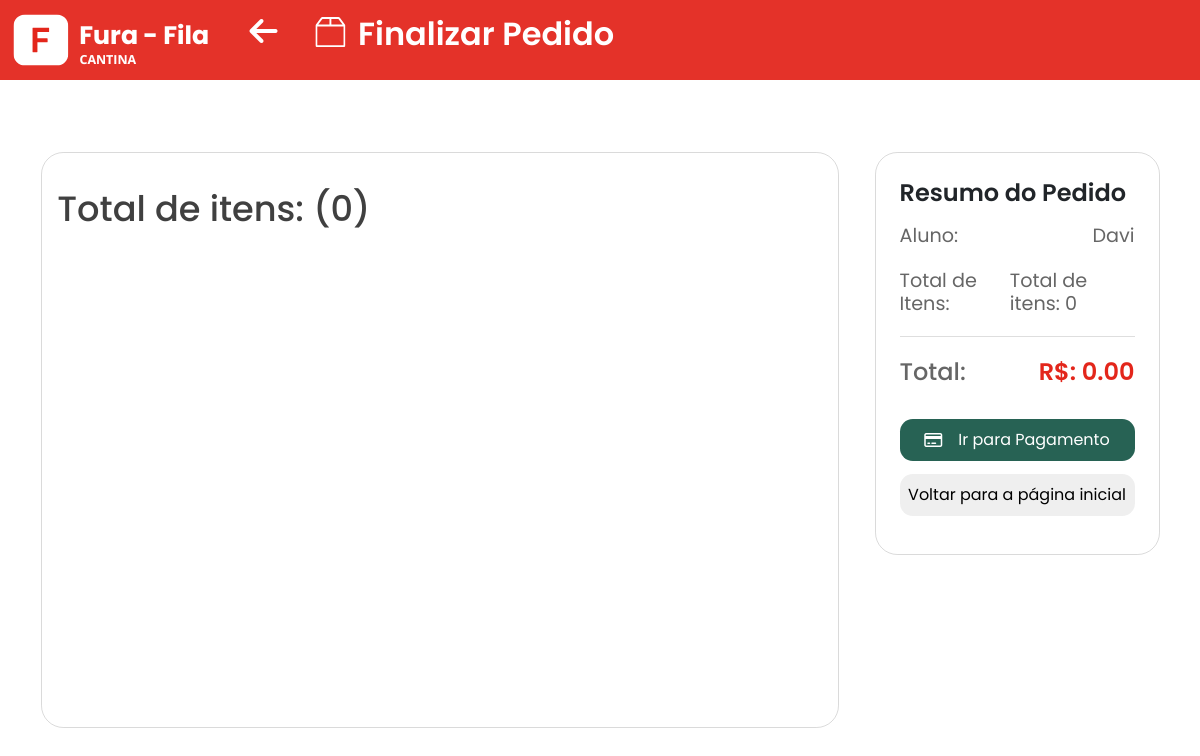
The page /subpages/finalizar_pedido_cliente.php (signed in) on the database as committed earlier.
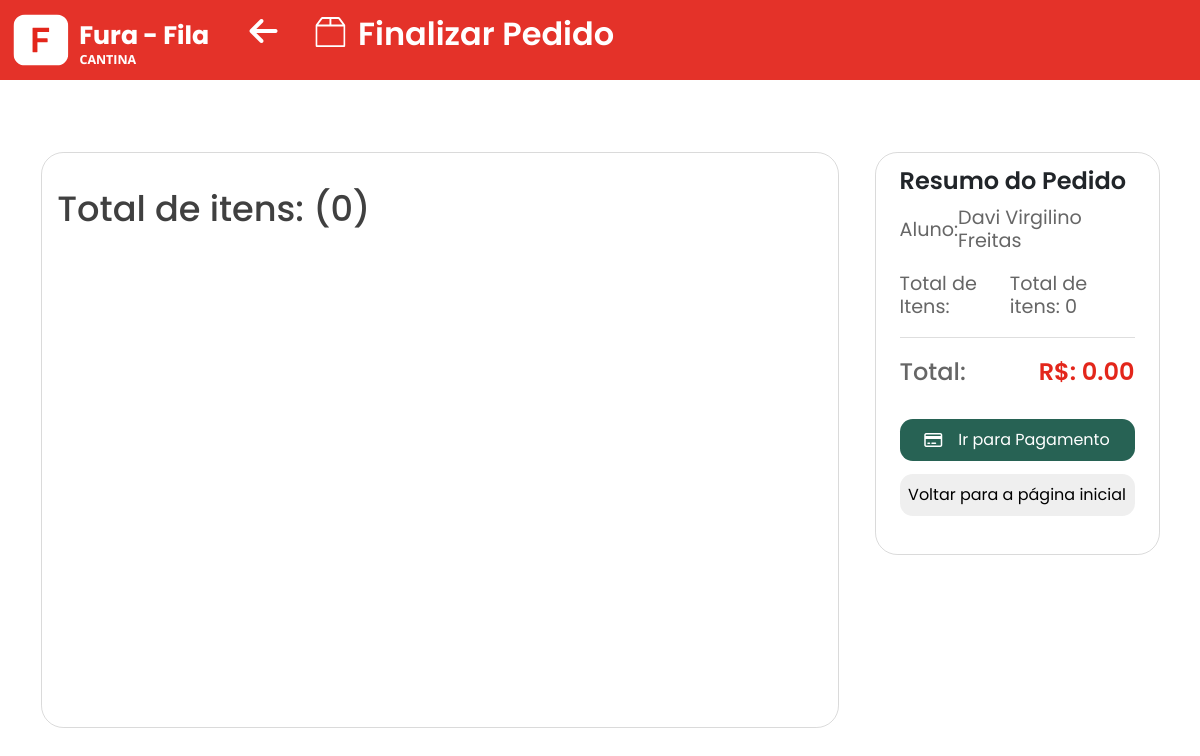
The same page on the database as committed later.
### tables this page shows
CREATE TABLE `cliente` (
  `nome` varchar(60) NOT NULL,
  `cpf` char(11) NOT NULL,
  `email` varchar(150) NOT NULL,
  `turma` enum('1DS','2DS','3DS','1ADM','2ADM','3ADM','1JD','2JD','3JD','1RH','2RH','3RH','') NOT NULL,
  `senha` varchar(200) NOT NULL,
  `status` int(1) NOT NULL DEFAULT 0
);

### subpages/finalizar_pedido_cliente.php (the view, shortened to what this page needs)
<?php
include('/xampp/htdocs/cantinarepositorio/main/database.php');
if (isset($_SESSION['cpf'])) {
    $cpf = $_SESSION['cpf'];
    $query = "SELECT nome, cpf, turma, email FROM cliente WHERE cpf = '$cpf'";
    $result = mysqli_query($con, $query);
    if ($result && mysqli_num_rows($result) > 0) {
        $user_data = mysqli_fetch_assoc($result);
    } else {
        header("Location: /cantinarepositorio/subpages/login.php");
        exit;
    }
}
?>
<!DOCTYPE html>
<html lang="pt-br">
<head>
    <link rel="stylesheet" href="https://cdn.jsdelivr.net/npm/bootstrap@4.0.0/dist/css/bootstrap.min.css"
>
    <link href="https://cdn.jsdelivr.net/npm/bootstrap@5.0.2/dist/css/bootstrap.min.css" rel="stylesheet"
>
    <link rel="stylesheet" href="https://cdnjs.cloudflare.com/ajax/libs/font-awesome/6.4.2/css/all.min.css"
 />
    <link rel="stylesheet" type="text/css" href="./assets/css/pagesCliente/finalizar_pedido_cliente.css">
    <link rel="stylesheet" href="https://cdn.jsdelivr.net/npm/swiper@11/swiper-bundle.min.css">
</head>
<body class="body">
    <header>
        <div class="navbar" id="meuspedidos">
            <div class="nav-links">
                <div class="nav-logo">
                    <img src="/cantinarepositorio/main/assets/img/logo3.png" alt="">
                </div>
                <div class="nav-items">
                    <ul>
                        <li class="btn-voltar-finalizar-pedido">
                            <button type="button">
                                <a href="/cantinarepositorio/subpages/cardapio.php"><i
                                        class="fa-solid fa-arrow-left"></i></a>
                            </button>
                        </li>
                        <li class="finalizar-pedido-li">
                            <svg xmlns="http://www.w3.org/2000/svg" width="30" height="30" fill="currentColor"
                                class="bi bi-box2" viewBox="0 0 16 16">
                                <path
                                    d="M2.95.4a1 1 0 0 1 .8-.4h8.5a1 1 0 0 1 .8.4l2.85 3.8a.5.5 0 0 1 .1.3V15a1 1 0 0 1-1 1H1a1 1 0 0 1-1-1V4.5a.5.5 0 0 1 .1-.3zM7.5 1H3.75L1.5 4h6zm1 0v3h6l-2.25-3zM15 5H1v10h14z" />
                            </svg>
                            Finalizar Pedido
                        </li>
                    </ul>
                </div>
            </div>
        </div>
    </header>
    <main>
        <div class="container-finalizar-pedido">
            <div class="content-finalizar-pedido">
                <div class="content-finalizar-pedido-left">
                    <div class="content-finalizar-pedido-left-top">
                        <div class="finalizar-pedido-left-top-title">
                            <h1></h1>
                        </div>
                    </div>
                    <div class="content-finalizar-pedido-left-bottom">
                        <div class="tabela-pedidos-resumo" id="tabela-pedidos-resumo">
                        </div>
                    </div>
                </div>
                <div class="content-finalizar-pedido-right">
                    <div class="resumo-pedido">
                        <div class="resumo-pedido-top">
                            <div class="resumo-pedido-title">
                                <h1>Resumo do Pedido</h1>
                            </div>
                            <div class="resumo-pedido-info">
                                <div class="resumo-pedido-info-aluno">
                                    <h2>Aluno:</h2>
                                    <h3><?php echo $user_data['nome']; ?></h3>
                                </div>
                                <div class="resumo-pedido-info-itens">
                                    <h2>Total de Itens:</h2>
                                    <h3 id="carrinhoitenstotal"></h3>
                                </div>
                            </div>
                        </div>
                        <div class="resumo-pedido-bottom">
                            <div class="resumo-pedido-total" id="preco_total">
                            <h2>Total:</h2>
                            <h3 id="precopreco"></h3>
                            </div>
                            <div class="resumo-pedido-buttons">
                                <form id="form-criar-pedido" class="form_pagamento" method="POST" action="/cantinarepositorio/subpages/criar_pedido.php">
                                    <button type="submit" class="btn-ir-para-pagamento">
                                        <i class="fa-regular fa-credit-card"></i>
                                        Ir para Pagamento
                                    </button>
                                </form>
                                <button type="button" class="btn-cancelar-finalizacao-pedido" data-href="/cantinarepositorio/main/index.php">
                                    Voltar para a página inicial
                                </button>
                            </div>
                        </div>
                    </div>
                </div>
            </div>
        </div>
    </main>
</body>
</html>

Rows that differ between the two databases and show on the page:
changed cliente: nome "Davi" → "Davi Virgilino Freitas"
